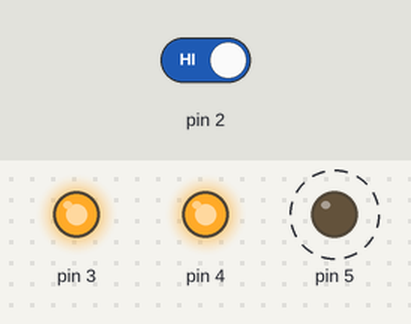
This program was run on a simulated Arduino Uno, built with avr-gcc and run on an emulated ATmega328P. On the bench: output pins drawn as LEDs (lit = HIGH). Dashed ring = blinking. Inputs (shaded band) come from the test bench; at power-on: pin 2 HIGH.

Above: at 1.8 s.
1.9 s: pin 2 driven LOW
At 2.7 s:
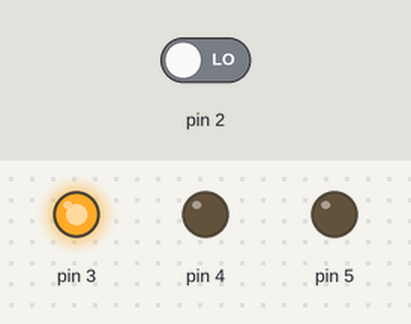
3.5 s: pin 2 driven HIGH
At 3.62 s:
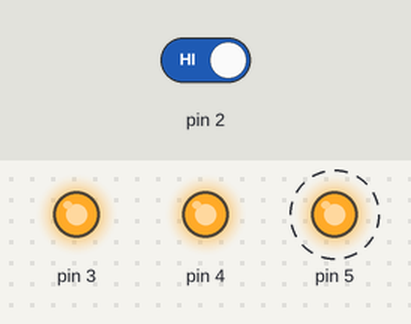
Timing chart, 0 to 12.5 s (numbered marks = the images above; inputs shaded):
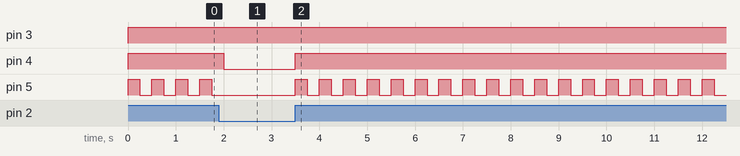

The program:

main.cpp
```cpp
#include "Arduino.h"

void redLEDState(int firstLedState,int secondLedState);
void ledActionState(int duration);

void setup() {
pinMode(5,OUTPUT);
pinMode(4,OUTPUT);
pinMode(3,OUTPUT);
pinMode(2,INPUT);
}

void loop() {
  int switchState = digitalRead(2);
  digitalWrite(3,HIGH);
  (switchState == LOW) ? redLEDState(LOW,LOW) : ledActionState(250);
}

void redLEDState(int firstLedState,int secondLedState){
  digitalWrite(4,firstLedState);
  digitalWrite(5,secondLedState);
}

void ledActionState(int duration){
  redLEDState(HIGH,HIGH);
  delay(duration);
  redLEDState(HIGH,LOW);
  delay(duration);
}
```

Measured:
- after the input at 1.9 s, pin 4: HIGH → LOW after 0.10 s; pin 5: stops changing and stays LOW
- after the input at 3.5 s, pin 4: LOW → HIGH at once; pin 5: alternates HIGH for 0.25 s and LOW for 0.25 s, starting at once
- by itself, pin 5: alternates HIGH for 0.25 s and LOW for 0.25 s
